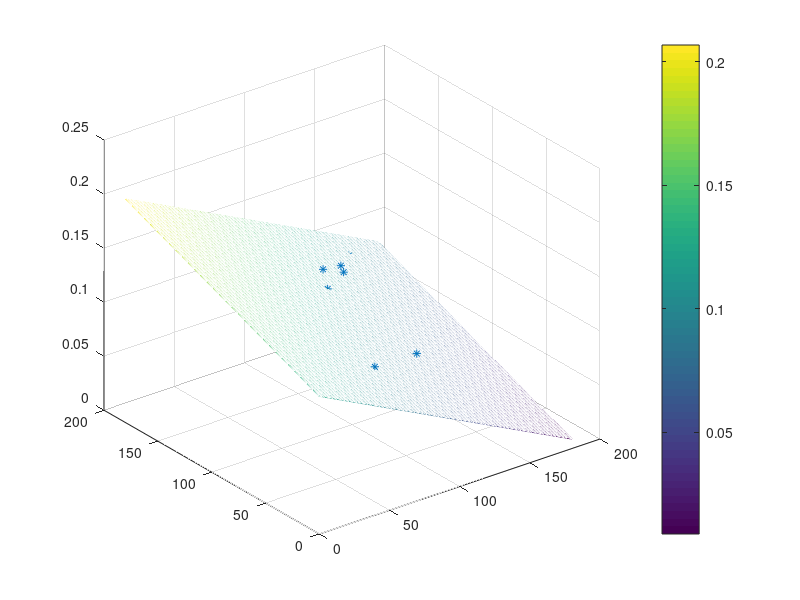

This chart was generated by the following MATLAB code:
% Dados fornecidos na questão
D =[122 139 0.115;
    114 126 0.120;
    086 090 0.105;
    134 144 0.090;
    146 163 0.100;
    107 136 0.120;
    068 061 0.105;
    117 062 0.080;
    071 041 0.100;
     098 120 0.115];

% Matrix de variáveis independentes
x = D(:, 1:2);

% Variável dependente
y = D(:, 3);

% matrix que representa [qtd_linhas qtd_colunas]
data_size = size(D);
% data_rows representa o 'n', quantidade de linhas/observações dos dados
data_rows = data_size(:, 1);

% Matrix preenchida com valores 1 de dimensão n x 1
ones_matrix = ones(data_rows, 1);

X = [ones_matrix];
% Adicionando as colunas dos dados de entrada na matrix X
for i = 1:2
    to_append = x(:, i);
    X(:, end+1) = to_append;
end

% Matrix de coeficientes
beta = inv(X'*X)*X'*y;
y_predictions = X*beta;

x1 = x(:, 1);
x2 = x(:, 2);

% Plotando os dados originais
plot3(x1, x2, y, '*');
grid on;
hold on;

[x1, x2] = meshgrid(0:0.5:180, 0:0.5:180);
% Y_predictions corresponde ao y chapéu, predições do modelo
Y_predictions = beta(1) + beta(2) * x1 + beta(3) * x2;
mesh(x1, x2, Y_predictions);
colorbar;

SQe = sum((y - y_predictions).^2);
Syy = sum((y - mean(y)).^2);
R2 = 1 - SQe / Syy;